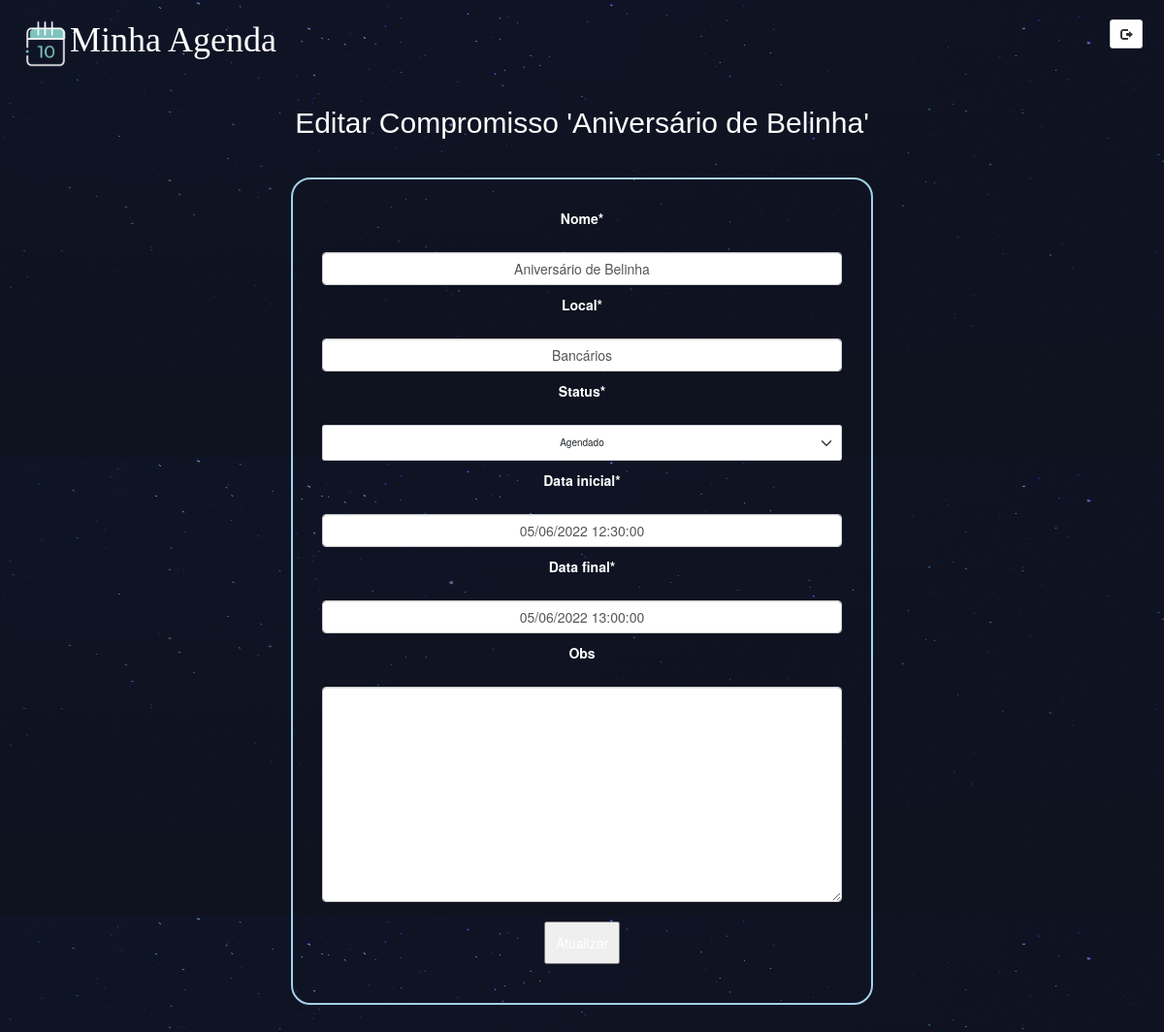
Page /compromissos/edita/12/ (signed in) on the committed database.
### compromisso/models.py (models this page shows, shortened)
class Compromisso(models.Model):
    nome = models.CharField(max_length=100)
    local = models.CharField(max_length=100)
    obs = models.TextField(blank=True)
    AG = 'Agendado'
    RL = 'Realizado'
    CL = 'Cancelado'
    status = models.CharField(max_length=20, choices=[(AG, 'Agendado'), (RL, 'Realizado'), (CL, 'Cancelado')],
                              default='Agendado')
    data_inicial = models.DateTimeField()
    data_final = models.DateTimeField()
    autor = models.ForeignKey(User, default=None, on_delete=models.CASCADE)

### compromisso/views.py (the view, shortened to what this page needs)
# urls.py: path('edita/<int:comp_id>/', views.compromisso_edita, name="edita"),
@login_required(login_url="/accounts/login/")
def compromisso_edita(request, comp_id):
    compromisso = Compromisso.objects.get(id=comp_id)
    form = compr_forms.EditaCompromissoForm(request.POST or None, instance=compromisso)
    return render(request, 'compromisso/compromisso_edita.html', {'compromisso': compromisso,  'form':form})

### compromisso/forms.py
class EditaCompromissoForm(forms.ModelForm):
    class Meta:
        model = models.Compromisso
        fields = ['nome', 'local', 'status', 'data_inicial', 'data_final', 'obs']

### compromisso/templates/compromisso/compromisso_edita.html (shortened to what this page needs)
{% extends 'base_layout.html'%}
{% load crispy_forms_tags %}
{% block content %}
        <h2 class="loginheader">Editar Compromisso '{{ compromisso.nome }}'</h2>
        <div class="compromisso-visualiza-wrapper">
        <div class="compromisso-visualiza">
                <form class="site-form" action="" method="post">
                        {{ form| crispy }}
                        <input type="submit" value="Atualizar">
                </form>
        </div>
        </div>
{% endblock %}

### assets/styles.css (style rules this page uses)
body { background-color: #0f121f; background-image: url(/static/stars.png); background-repeat-y: no-repeat; color: #fff; padding: 0 2px 0 2px; }
.loginheader { text-align: center; }
.compromisso-visualiza-wrapper { display: flex; align-items: center; justify-content: center; }
.compromisso-visualiza { width: 600px; border-radius: 20px; align-self: center; text-align: center; border: 2px solid #a3d1e6; margin: 40px; padding: 30px; }
h1,h2,h3,h4,h5 { font-weight: normal; margin: 0; }
h2,h3,h4,h5 { font-family: Helvetica; }
.site-form input, .site-form textarea, .site-form select { display: block; margin: 20px 0 10px 0; text-align: center; display: block; margin-left: auto; margin-right: auto; padding: 10px; }

### rows in the picture
Compromisso: nome "Aniversário de Belinha", local "Bancários", status "Agendado", data_inicial "05/06/2022 12:30:00", data_final "05/06/2022 13:00:00"
